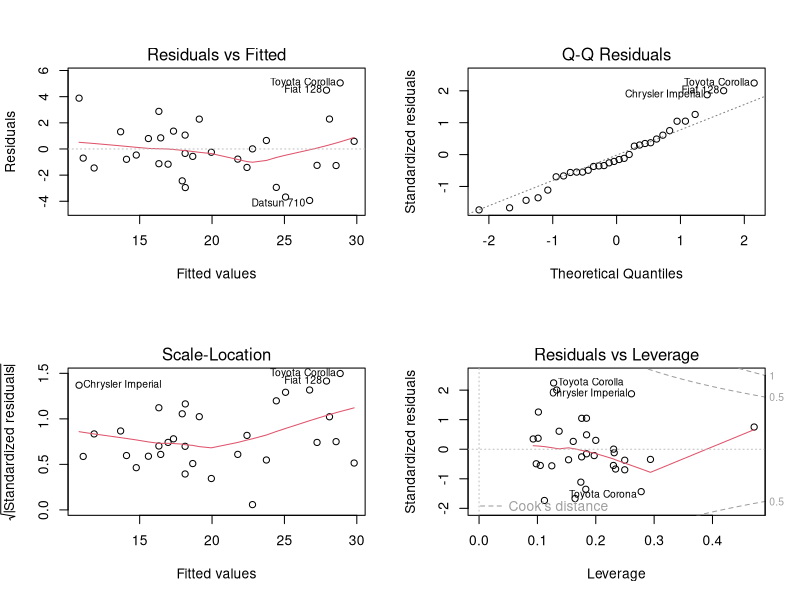
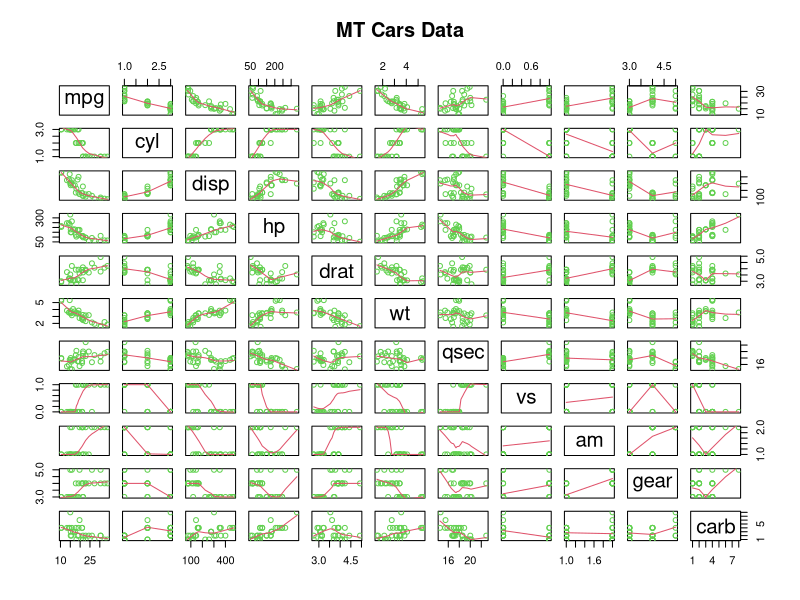

The R source for these figures, in order: (Note: this script raises an error after producing the figures.)
## ---- chunk 1
ipak <- function(pkg){
      new.pkg <- pkg[!(pkg %in% installed.packages()[, "Package"])]
      if (length(new.pkg)) 
            install.packages(new.pkg, dependencies = TRUE)
      sapply(pkg, require, character.only = TRUE)
}

### Package Usage
packages <- c("plyr", "dplyr", "data.table", "dtplyr", "lubridate", "ggplot2", "scales",
                  "reshape2", "knitr", "R.cache", "stringr", "gtools", "quantreg",
                  "graphics", "corrplot", "broom")
ipak(packages)
## ---- chunk 2
data(mtcars)
mtcars$am <- as.factor(mtcars$am)
mtcars$cyl <- as.factor(mtcars$cyl)

## ---- chunk 3
str(mtcars)
head(mtcars)
summary(mtcars)
## ---- chunk 4
fit1 <- lm(mpg ~ factor(am), data = mtcars)
fit1coef <- round(summary(fit1)$coef, 4)
fit1glance <- round(glance(fit1)[1:6], 4)
fit1coef
fit1glance
## ---- chunk 5
fit2 <- lm(mpg ~ factor(am) + wt, data = mtcars)
fit2coef <- round(summary(fit2)$coef, 4)
fit2glance <- round(glance(fit2)[1:6], 4)
fit2coef
fit2glance
## ---- chunk 6
fit3 <- lm(mpg ~ factor(am) + wt + factor(cyl), data = mtcars)
fit3coef <- round(summary(fit3)$coef, 4)
fit3glance <- round(glance(fit3)[1:6], 4)
fit3coef
fit3glance
## ---- chunk 7
fit4E <- lm(mpg ~ factor(am) + wt + factor(cyl) + drat, data = mtcars)
fit4Ecoef <- round(summary(fit4E)$coef, 4)
fit4Eglance <- round(glance(fit4E)[1:6], 4)
fit4Ecoef
fit4Eglance
## ---- chunk 8
fit4 <- lm(mpg ~ factor(am) + wt + factor(cyl) + hp, data = mtcars)
fit4coef <- round(summary(fit4)$coef, 4)
fit4glance <- round(glance(fit4)[1:6], 4)
fit4coef
fit4glance
## ---- chunk 9
fit10 <- lm(mpg ~ ., data = mtcars)
fit10coef <- round(summary(fit10)$coef, 4)
fit10glance <- round(glance(fit10)[1:6], 4)
fit10coef
fit10glance
## ---- chunk 10
mpg.anova <- anova(fit1, fit2, fit3, fit4)
mpg
## ---- chunk 11
par(mfrow = c(2,2))
plot(fit4)
## ---- chunk 12
pairs(mtcars, panel = panel.smooth, main = "MT Cars Data", col = 3)
## ---- chunk 13
mtcars.corr <- round(cor(mtcars), 3)
corrplot(mtcars.corr, method = "number", type = "upper", add = FALSE, 
                  order = "original", is.corr = TRUE)
## ---- chunk 14
par(mfrow = c(2,4), mar = c(6,4,1,1))
g1 <- ggplot(mtcars, aes(x = cyl, y = mpg, group = cyl)) +
            geom_boxplot(width = 0.5) +
            labs(x = "# Cylinders", y = "MPG")
g1
g2 <- ggplot(mtcars, aes(x = disp, y = mpg, group = disp)) +
            geom_dotplot(binaxis = "y", stackdir = "center", dotsize = 0.75, binwidth = 0.5) +
            labs(x = "disp", y = "MPG")
g2
g3 <- ggplot(mtcars, aes(x = hp, y = mpg, group = hp)) +
            geom_dotplot(binaxis = "y", stackdir = "center", dotsize = 0.75, binwidth = 0.5) +
            labs(x = "Horespower", y = "MPG")
g3
g4 <- ggplot(mtcars, aes(x = drat, y = mpg, group = drat)) +
            geom_dotplot(binaxis = "y", stackdir = "center", dotsize = 0.75, binwidth = 0.5) +
            labs(x = "drat", y = "MPG")
g4
g5 <- ggplot(mtcars, aes(x = wt, y = mpg, group = wt)) +
            geom_dotplot(binaxis = "y", stackdir = "center", dotsize = 0.75, binwidth = 0.5) +
            labs(x = "Weight", y = "MPG")
g5
g6 <- ggplot(mtcars, aes(x = vs, y = mpg, group = vs)) +
            geom_boxplot(width = 0.5) +
            labs(x = "vs", y = "MPG")
g6
g7 <- ggplot(mtcars, aes(x = am, y = mpg, group = am)) +
            geom_boxplot(width = 0.5) +
            labs(x = "Auto/Manual", y = "MPG")
g7
g8 <- ggplot(mtcars, aes(x = carb, y = mpg, group = carb)) +
            geom_boxplot(width = 0.5) +
            labs(x = "Carberator", y = "MPG")
g8
